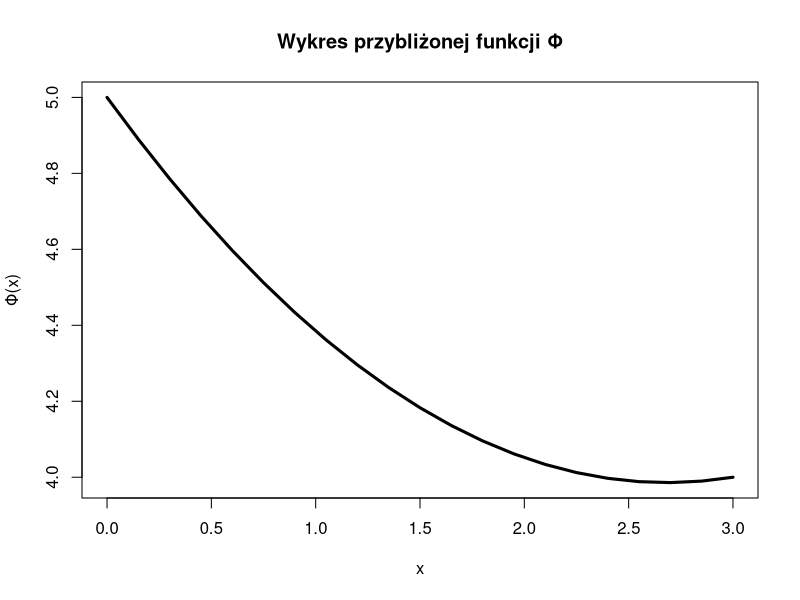

Write the R code that produced this figure.
e <- function(k, x, N) {
  h <- 3/N
  if (x > (k-1)*h && x < k*h) {
    return(x/h - k + 1)
  } else if (x > k*h && x < (k+1)*h) {
    return(k + 1 - x/h)
  } else {
    return(0)
  }
}

de <- function(k, x, N) {
  h <- 3/N
  if (x > (k-1)*h && x < k*h) {
    return(1/h)
  } else if (x > k*h && x < (k+1)*h) {
    return(-1/h)
  } else {
    return(0)
  }
}

ee <- function(i, j, x, N) {
  return(de(i, x, N) * de(j, x, N))
}

B <- function(i, j, N) {
  h <- 3/N
  if (abs(j - i) > 1) {
    return(0)
  }
  else if (j == i) {
    a <- (i-1)*h
    b <- (i+1)*h
  } else {
    a <- min(i, j)*h
    b <- max(i, j)*h
  }
  return(((a-b)/2) * (ee(i, j, (b-a)/(2*sqrt(3)) + (a+b)/2, N)
                    + ee(i, j, (a-b)/(2*sqrt(3)) + (a+b)/2, N)
        ))
}

L <- function(j, N) {
  h <- 3/N
  if (j*h < 1 || j*h > 2) {
    return(0)
  } else {
    a <- (j-1)*h
    b <- (j+1)*h
    integral <- ((a-b)/2) * (e(j, (b-a)/(2*sqrt(3)) + (a+b)/2, N)
                           + e(j, (a-b)/(2*sqrt(3)) + (a+b)/2, N))
    return(4*pi*6.6743e-11 * integral)
  }
}

B_tilde <- function(j, N) {
  h <- 3/N
  a <- (j-1)*h
  b <- (j+1)*h
  integral <- ((a-b)/2) * (e(j, (b-a)/(2*sqrt(3)) + (a+b)/2, N)
                         + e(j, (a-b)/(2*sqrt(3)) + (a+b)/2, N))
  return(integral/3)
}

L_tilde <- function(j, N) {
  return(L(j, N) - B_tilde(j, N))
}

create_M <- function(N) { # Tworzy lewą macierz
  M <- matrix(numeric((N-1)^2), nrow=N-1, ncol=N-1)
  for (j in 1:(N-1)) {
    for (i in 1:(N-1)) {
      M[j, i] <- B(i, j, N)
    }
  }
  return(M)
}

create_Y <- function(N) { # Tworzy prawą macierz
  Y <- matrix(numeric(N-1), nrow=N-1, ncol=1)
  for (j in 1:N-1) {
    Y[j] <- L_tilde(j, N)
  }
  return(Y)
}

Phi <- function(x, W, N) {
  suma <- 0.0
  for (i in 1:(N-1)) {
    suma <- suma + (W[i] * e(i, x, N))
  }
  return(5 - x/3 + suma)
}

main <- function(N) {
  M <- create_M(N)
  Y <- create_Y(N)
  print(M)
  print(Y)
  W <- solve(M, Y)
  print(W)
  vPhi <- Vectorize(Phi, "x")
  curve(vPhi(x, c(W), N), from=0, to=3, n=1000,
        type="l", lwd=3, main="Wykres przybliżonej funkcji Φ", ylab="Φ(x)")
}

main(20)